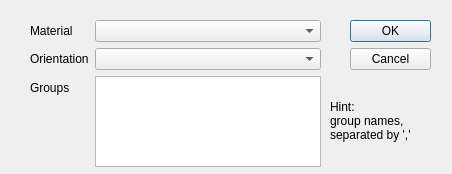
<?xml version="1.0" encoding="UTF-8"?>
<ui version="4.0">
 <class>SolidPlyDialog</class>
 <widget class="QDialog" name="SolidPlyDialog">
  <property name="geometry">
   <rect>
    <x>0</x>
    <y>0</y>
    <width>452</width>
    <height>174</height>
   </rect>
  </property>
  <property name="windowTitle">
   <string>Solid Ply Properties</string>
  </property>
  <widget class="QDialogButtonBox" name="buttonBox">
   <property name="geometry">
    <rect>
     <x>350</x>
     <y>20</y>
     <width>81</width>
     <height>71</height>
    </rect>
   </property>
   <property name="orientation">
    <enum>Qt::Vertical</enum>
   </property>
   <property name="standardButtons">
    <set>QDialogButtonBox::Cancel|QDialogButtonBox::Ok</set>
   </property>
  </widget>
  <widget class="QWidget" name="formLayoutWidget">
   <property name="geometry">
    <rect>
     <x>30</x>
     <y>20</y>
     <width>291</width>
     <height>147</height>
    </rect>
   </property>
   <layout class="QFormLayout" name="formLayout">
    <item row="0" column="0">
     <widget class="QLabel" name="materialLabel">
      <property name="text">
       <string>Material</string>
      </property>
     </widget>
    </item>
    <item row="0" column="1">
     <widget class="QComboBox" name="materialComboBox"/>
    </item>
    <item row="1" column="0">
     <widget class="QLabel" name="orientationLabel">
      <property name="text">
       <string>Orientation</string>
      </property>
     </widget>
    </item>
    <item row="1" column="1">
     <widget class="QComboBox" name="orientationComboBox"/>
    </item>
    <item row="2" column="0">
     <widget class="QLabel" name="groupsLabel">
      <property name="text">
       <string>Groups</string>
      </property>
     </widget>
    </item>
    <item row="2" column="1">
     <widget class="QTextEdit" name="groupsTextEdit"/>
    </item>
   </layout>
  </widget>
  <widget class="QLabel" name="label">
   <property name="geometry">
    <rect>
     <x>330</x>
     <y>90</y>
     <width>111</width>
     <height>61</height>
    </rect>
   </property>
   <property name="text">
    <string>Hint: 
group names, separated by ','</string>
   </property>
   <property name="wordWrap">
    <bool>true</bool>
   </property>
  </widget>
 </widget>
 <tabstops>
  <tabstop>materialComboBox</tabstop>
  <tabstop>orientationComboBox</tabstop>
  <tabstop>groupsTextEdit</tabstop>
 </tabstops>
 <resources/>
 <connections>
  <connection>
   <sender>buttonBox</sender>
   <signal>accepted()</signal>
   <receiver>SolidPlyDialog</receiver>
   <slot>accept()</slot>
   <hints>
    <hint type="sourcelabel">
     <x>248</x>
     <y>254</y>
    </hint>
    <hint type="destinationlabel">
     <x>157</x>
     <y>274</y>
    </hint>
   </hints>
  </connection>
  <connection>
   <sender>buttonBox</sender>
   <signal>rejected()</signal>
   <receiver>SolidPlyDialog</receiver>
   <slot>reject()</slot>
   <hints>
    <hint type="sourcelabel">
     <x>316</x>
     <y>260</y>
    </hint>
    <hint type="destinationlabel">
     <x>286</x>
     <y>274</y>
    </hint>
   </hints>
  </connection>
 </connections>
</ui>
